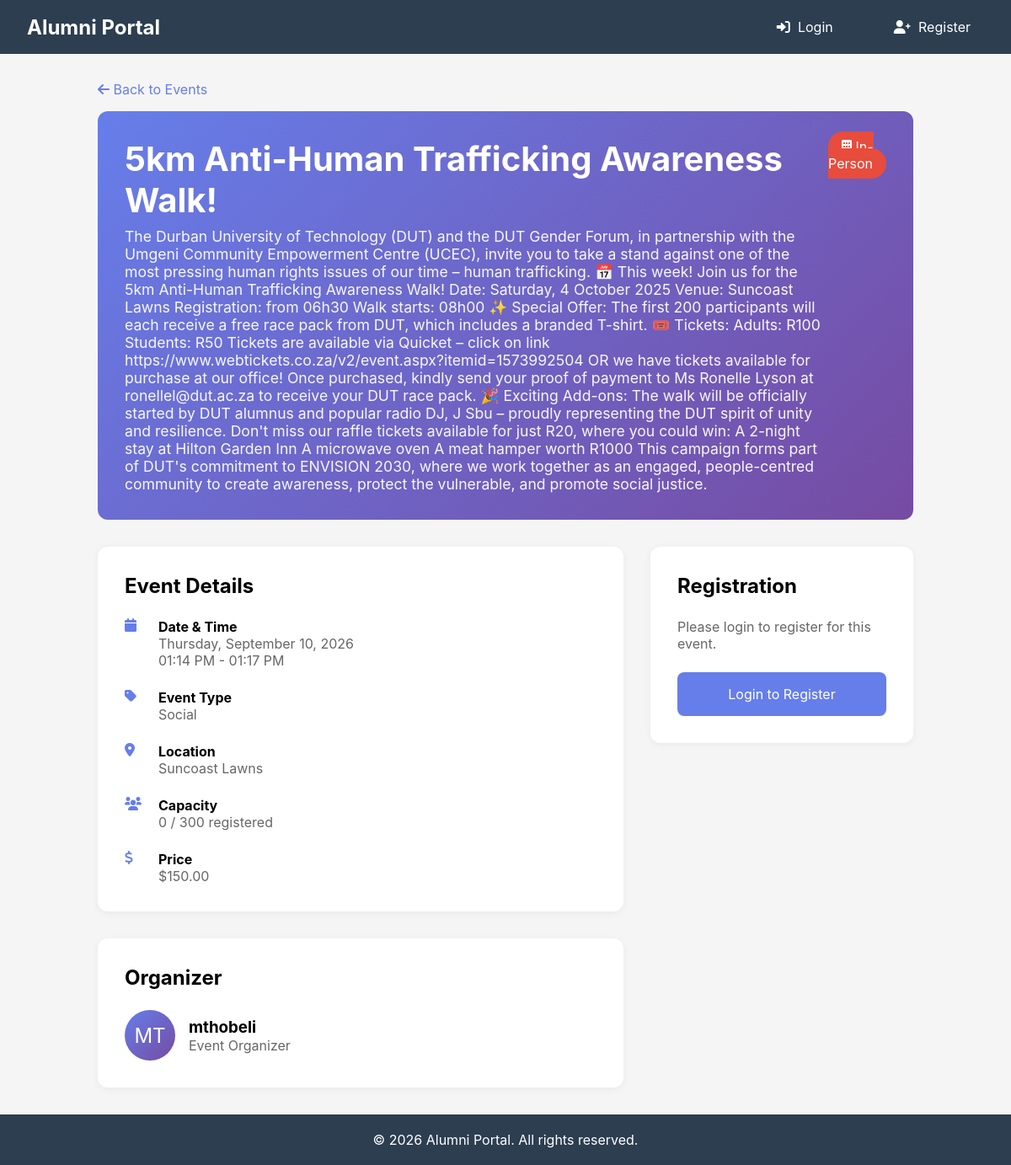
Screenshot of /events/2 with the database file from the repository.
### app/models/user.py (models this page shows, shortened)
class Event(db.Model):
    __tablename__ = 'events'
    id = db.Column(db.Integer, primary_key=True)
    title = db.Column(db.String(200), nullable=False)
    description = db.Column(db.Text, nullable=False)
    event_type = db.Column(db.String(50), nullable=False)  # webinar, workshop, networking, social, etc.
    event_mode = db.Column(db.String(20), nullable=False)  # online, in-person, hybrid
    start_date = db.Column(db.DateTime, nullable=False)
    end_date = db.Column(db.DateTime, nullable=False)
    registration_deadline = db.Column(db.DateTime, nullable=True)
    location = db.Column(db.String(200), nullable=True)
    online_link = db.Column(db.String(500), nullable=True)  # Zoom/Teams link for online events
    organizer_id = db.Column(db.Integer, db.ForeignKey('users.id', ondelete='SET NULL'))
    organizer = db.relationship('User', backref='organized_events', foreign_keys=[organizer_id])
    capacity = db.Column(db.Integer, nullable=True)  # Maximum attendees (None = unlimited)
    price = db.Column(db.Float, default=0.0)  # 0.0 for free events
    image_url = db.Column(db.String(500), nullable=True)
    is_published = db.Column(db.Boolean, default=False)
    is_featured = db.Column(db.Boolean, default=False)
    status = db.Column(db.String(20), default='upcoming')  # upcoming, ongoing, completed, cancelled
    created_at = db.Column(db.DateTime, default=datetime.utcnow)
    updated_at = db.Column(db.DateTime, default=datetime.utcnow, onupdate=datetime.utcnow)
    attendees = db.relationship('EventRegistration', backref='event', lazy=True, cascade='all, delete-orphan')
    @property
    def registered_count(self):
        return len([r for r in self.attendees if r.status == 'registered'])

class User(db.Model):
    __tablename__ = 'users'
    id = db.Column(db.Integer, primary_key=True)
    full_name = db.Column(db.String(100))
    email = db.Column(db.String(120), unique=True, nullable=False)
    password_hash = db.Column(db.Text, nullable=False)
    role = db.Column(db.String(20), nullable=False)
    profile_picture = db.Column(db.Text, default='default_avatar.png')
    created_at = db.Column(db.DateTime, default=datetime.utcnow)

### app/routes/events_routes.py (the view)
@events_bp.route("/<int:event_id>")
def view_event(event_id):
    user = get_current_user()
    event = Event.query.get_or_404(event_id)
    organizer = User.query.get(event.organizer_id) if event.organizer_id else None
    is_registered = False
    registration = None
    if user:
        registration = EventRegistration.query.filter_by(
            event_id=event_id,
            user_id=user.id
        ).first()
        is_registered = registration is not None
    attendees = EventRegistration.query.filter_by(
        event_id=event_id,
        status='registered'
    ).all()
    return render_template("events/view.html",
                         user=user,
                         event=event,
                         organizer=organizer,
                         is_registered=is_registered,
                         registration=registration,
                         attendees=attendees)

### app/routes/events_routes.py (called while the page is built)
def get_current_user():
    if 'user_id' in session:
        return User.query.get(session['user_id'])
    return None

### app/templates/events/view.html (shortened to what this page needs)
{% extends "base.html" %}
{% block content %}
<div style="max-width: 1000px; margin: 2rem auto; padding: 0 1rem;">
    <div style="margin-bottom: 1rem;">
        <a href="{{ url_for('events.list_events') }}" style="color: #667eea; text-decoration: none;">
            <i class="fas fa-arrow-left"></i> Back to Events
        </a>
    </div>
    <div style="background: linear-gradient(135deg, #667eea 0%, #764ba2 100%); color: white; padding: 2rem; border-radius: 12px; margin-bottom: 2rem;">
        <div style="display: flex; justify-content: space-between; align-items: start;">
            <div>
                <h1 style="font-size: 2.5rem; margin-bottom: 0.5rem;">{{ event.title }}</h1>
                <p style="font-size: 1.1rem; opacity: 0.95;">{{ event.description }}</p>
            </div>
            <div>
                {% if event.event_mode == 'online' %}
                <span style="background: #27ae60; padding: 0.5rem 1rem; border-radius: 20px;">
                    <i class="fas fa-video"></i> Online
                </span>
                {% elif event.event_mode == 'in-person' %}
                <span style="background: #e74c3c; padding: 0.5rem 1rem; border-radius: 20px;">
                    <i class="fas fa-building"></i> In-Person
                </span>
                {% else %}
                <span style="background: #f39c12; padding: 0.5rem 1rem; border-radius: 20px;">
                    <i class="fas fa-globe"></i> Hybrid
                </span>
                {% endif %}
            </div>
        </div>
    </div>
    <div style="display: grid; grid-template-columns: 2fr 1fr; gap: 2rem;">
        <div>
            <div style="background: white; border-radius: 12px; padding: 2rem; margin-bottom: 2rem; box-shadow: 0 2px 10px rgba(0,0,0,0.05);">
                <h2 style="margin-bottom: 1.5rem;">Event Details</h2>
                <div style="display: grid; gap: 1.5rem;">
                    <div style="display: flex; gap: 1rem;">
                        <i class="fas fa-calendar" style="color: #667eea; width: 24px;"></i>
                        <div>
                            <strong>Date & Time</strong><br>
                            <span style="color: #666;">
                                {{ event.start_date.strftime('%A, %B %d, %Y') }}<br>
                                {{ event.start_date.strftime('%I:%M %p') }} - {{ event.end_date.strftime('%I:%M %p') }}
                            </span>
                        </div>
                    </div>
                    <div style="display: flex; gap: 1rem;">
                        <i class="fas fa-tag" style="color: #667eea; width: 24px;"></i>
                        <div>
                            <strong>Event Type</strong><br>
                            <span style="color: #666;">{{ event.event_type|title }}</span>
                        </div>
                    </div>
                    {% if event.location %}
                    <div style="display: flex; gap: 1rem;">
                        <i class="fas fa-map-marker-alt" style="color: #667eea; width: 24px;"></i>
                        <div>
                            <strong>Location</strong><br>
                            <span style="color: #666;">{{ event.location }}</span>
                        </div>
                    </div>
                    {% endif %}
                    <div style="display: flex; gap: 1rem;">
                        <i class="fas fa-users" style="color: #667eea; width: 24px;"></i>
                        <div>
                            <strong>Capacity</strong><br>
                            <span style="color: #666;">
                                {% if event.capacity %}
                                    {{ event.registered_count }} / {{ event.capacity }} registered
                                {% else %}
                                    {{ event.registered_count }} registered (Unlimited capacity)
                                {% endif %}
                            </span>
                        </div>
                    </div>
                    <div style="display: flex; gap: 1rem;">
                        <i class="fas fa-dollar-sign" style="color: #667eea; width: 24px;"></i>
                        <div>
                            <strong>Price</strong><br>
                            <span style="color: #666;">
                                {% if event.price == 0 %}
                                    Free
                                {% else %}
                                    ${{ "%.2f"|format(event.price) }}
                                {% endif %}
                            </span>
                        </div>
                    </div>
                </div>
            </div>
            {% if organizer %}
            <div style="background: white; border-radius: 12px; padding: 2rem; box-shadow: 0 2px 10px rgba(0,0,0,0.05);">
                <h2 style="margin-bottom: 1.5rem;">Organizer</h2>
                <div style="display: flex; align-items: center; gap: 1rem;">
                    <div style="width: 60px; height: 60px; background: linear-gradient(135deg, #667eea 0%, #764ba2 100%); border-radius: 50%; display: flex; align-items: center; justify-content: center; color: white; font-size: 1.5rem;">
                        {{ organizer.full_name[:2].upper() }}
                    </div>
                    <div>
                        <h3>{{ organizer.full_name }}</h3>
                        <p style="color: #666;">Event Organizer</p>
                    </div>
                </div>
            </div>
            {% endif %}
        </div>
        <div>
            <div style="background: white; border-radius: 12px; padding: 2rem; box-shadow: 0 2px 10px rgba(0,0,0,0.05); position: sticky; top: 2rem;">
                <h2 style="margin-bottom: 1.5rem;">Registration</h2>
                {% if user %}
                    {% if is_registered %}
                        <div style="background: #d4edda; color: #155724; padding: 1rem; border-radius: 8px; margin-bottom: 1.5rem;">
                            <i class="fas fa-check-circle"></i> You are registered for this event!
                        </div>
                        <form action="{{ url_for('events.cancel_registration', event_id=event.id) }}" method="POST">
                            <button type="submit" style="width: 100%; padding: 1rem; background: #e74c3c; color: white; border: none; border-radius: 8px; font-size: 1rem; cursor: pointer;"
                                    onclick="return confirm('Are you sure you want to cancel your registration?')">
                                <i class="fas fa-times"></i> Cancel Registration
                            </button>
                        </form>
                    {% else %}
                        {% if event.registration_available %}
                            <form action="{{ url_for('events.register_event', event_id=event.id) }}" method="POST">
                                <button type="submit" style="width: 100%; padding: 1rem; background: #667eea; color: white; border: none; border-radius: 8px; font-size: 1rem; cursor: pointer;">
                                    <i class="fas fa-check"></i> Register Now
                                </button>
                            </form>
                            {% if event.price > 0 %}
                                <p style="text-align: center; margin-top: 1rem; color: #666;">
                                    You will be redirected to payment after registration.
                                </p>
                            {% endif %}
                        {% else %}
                            <div style="background: #f8d7da; color: #721c24; padding: 1rem; border-radius: 8px;">
                                <i class="fas fa-times-circle"></i>
                                {% if not event.is_published %}
                                    This event is not yet published.
                                {% elif event.status != 'upcoming' %}
                                    This event is {{ event.status }}.
                                {% elif event.is_full %}
                                    This event is full.
                                {% elif event.registration_deadline and now > event.registration_deadline %}
                                    Registration deadline has passed.
                                {% else %}
                                    Registration is not available.
                                {% endif %}
                            </div>
                        {% endif %}
                    {% endif %}
                    {% if user.id == event.organizer_id or user.role == 'admin' %}
                        <hr style="margin: 2rem 0; border: none; border-top: 1px solid #eee;">
                        <h3 style="margin-bottom: 1rem;">Organizer Actions</h3>
                        <div style="display: flex; gap: 1rem;">
                            <a href="{{ url_for('events.edit_event', event_id=event.id) }}"
                               style="flex: 1; text-align: center; padding: 0.75rem; background: #f39c12; color: white; border-radius: 8px; text-decoration: none;">
                                <i class="fas fa-edit"></i> Edit
                            </a>
                            <form action="{{ url_for('events.delete_event', event_id=event.id) }}" method="POST" style="flex: 1;">
                                <button type="submit" style="width: 100%; padding: 0.75rem; background: #e74c3c; color: white; border: none; border-radius: 8px; cursor: pointer;"
                                        onclick="return confirm('Are you sure you want to delete this event? This action cannot be undone.')">
                                    <i class="fas fa-trash"></i> Delete
                                </button>
                            </form>
                        </div>
                    {% endif %}
                {% else %}
                    <p style="color: #666; margin-bottom: 1.5rem;">Please login to register for this event.</p>
                    <a href="{{ url_for('views.login_page') }}" style="display: block; text-align: center; padding: 1rem; background: #667eea; color: white; border-radius: 8px; text-decoration: none;">
                        Login to Register
                    </a>
                {% endif %}
            </div>
        </div>
    </div>
</div>
{% endblock %}

### app/templates/base.html (style rules this page uses)
* { margin: 0; padding: 0; box-sizing: border-box; }
body { font-family: -apple-system, BlinkMacSystemFont, 'Segoe UI', Roboto, Oxygen, Ubuntu, sans-serif; background: #f5f5f5; min-height: 100vh; display: flex; flex-direction: column; }

### rows the page displays
Event: title "5km Anti-Human Trafficking Awareness Walk!", description "The Durban University of Technology (DUT) and the DUT Gender Forum, in partnership with the Umgeni Community Empowerment Centre (UCEC), invite you to take a stand against one of the most pressing human rights issues of our time – human trafficking. 📅 This week! Join us for the 5km Anti-Human Trafficking Awareness Walk! Date: Saturday, 4 October 2025 Venue: Suncoast Lawns Registration: from 06h30 Walk starts: 08h00 ✨ Special Offer: The first 200 participants will each receive a free race pack from DUT, which includes a branded T-shirt. 🎟️ Tickets: Adults: R100 Students: R50 Tickets are available via Quicket – click on link https://www.webtickets.co.za/v2/event.aspx?itemid=1573992504 OR we…", start_date "Thursday, September 10, 2026", start_date "01:14 PM", end_date "01:17 PM", event_type "Social", location "Suncoast Lawns", capacity "300", price "150.00"
User: full_name "MT", full_name "mthobeli"

### other values shown
{{ event.registered_count }} "0"
